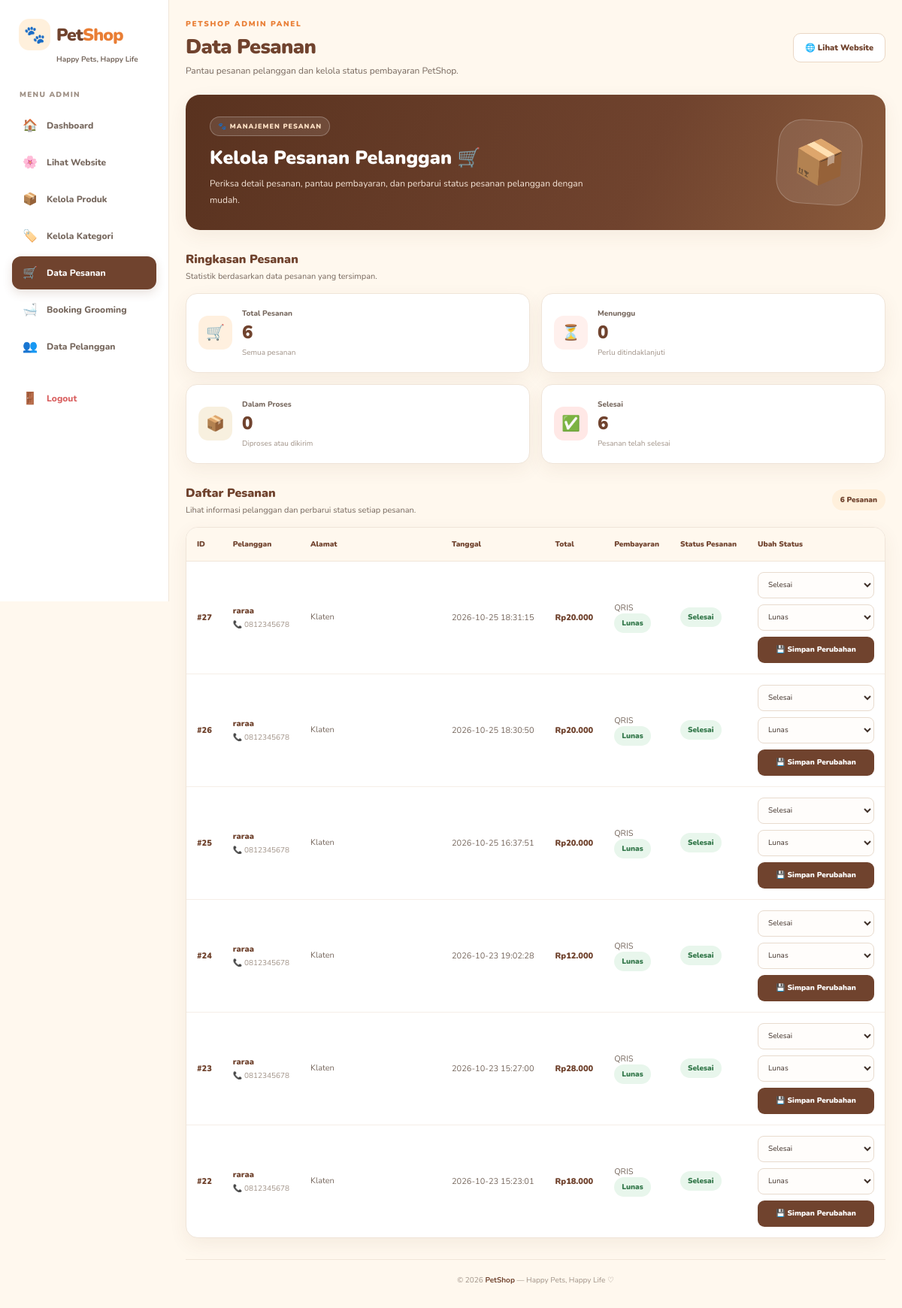
Screenshot of /admin/pesanan.php (signed in) with the database file from the repository.
### tables this page shows
CREATE TABLE `pesanan` (
  `id` int NOT NULL,
  `user_id` int NOT NULL,
  `nama_penerima` varchar(100) DEFAULT NULL,
  `tanggal` datetime DEFAULT CURRENT_TIMESTAMP,
  `total` decimal(12,2) NOT NULL,
  `alamat` text NOT NULL,
  `no_hp` varchar(20) NOT NULL,
  `metode_pembayaran` varchar(50) NOT NULL,
  `status` enum('Menunggu Pembayaran','Menunggu Verifikasi','Diproses','Dikirim','Selesai','Dibatalkan') DEFAULT 'Menunggu Pembayaran',
  `status_pembayaran` enum('Belum Bayar','Lunas') NOT NULL DEFAULT 'Belum Bayar'
);

### admin/pesanan.php (the view, shortened to what this page needs)
<?php
require_once __DIR__ . '/../config/koneksi.php';
function e($value)
{
    return htmlspecialchars((string)($value ?? ''), ENT_QUOTES, 'UTF-8');
}
function rupiah($angka)
{
    return 'Rp' . number_format((float)$angka, 0, ',', '.');
}
function statusClass($status)
{
    $status = strtolower(trim((string)$status));
    switch ($status) {
        case 'selesai':
        case 'lunas':
            return 'status-success';
    }
}
$daftarStatus = [
    'Menunggu',
    'Diproses',
    'Dikirim',
    'Selesai',
    'Dibatalkan'
];
$daftarPembayaran = [
    'Menunggu',
    'Belum Bayar',
    'Lunas'
];
$dataPesanan = [];
$queryPesanan = mysqli_query(
    $koneksi,
    "SELECT * FROM pesanan ORDER BY id DESC"
);
$errorQuery = false;
if ($queryPesanan) {
    while ($row = mysqli_fetch_assoc($queryPesanan)) {
        $dataPesanan[] = $row;
    }
} else {
    $errorQuery = true;
    error_log(
        'Gagal mengambil data pesanan: ' .
        mysqli_error($koneksi)
    );
}
$totalPesanan = count($dataPesanan);
$totalSelesai = 0;
$totalProses = 0;
$totalMenunggu = 0;
foreach ($dataPesanan as $row) {
    $status = strtolower(
        trim((string)($row['status'] ?? ''))
    );
    if ($status === 'selesai') {
        $totalSelesai++;
    }
}
$halamanAktif = basename($_SERVER['PHP_SELF']);
?>
<!DOCTYPE html>
<html lang="id">
<head>
</head>
<body>
<aside class="sidebar">
    <a href="dashboard.php" class="brand">
        <span class="brand-icon">🐾</span>
        <span class="brand-name">Pet<span>Shop</span></span>
        <small>Happy Pets, Happy Life</small>
    </a>
    <p class="menu-label">MENU ADMIN</p>
    <a href="dashboard.php"
       class="side-link <?= $halamanAktif === 'dashboard.php' ? 'active' : '' ?>">
        <span class="side-icon">🏠</span> Dashboard
    </a>
    <a href="../index.php" class="side-link">
        <span class="side-icon">🌸</span> Lihat Website
    </a>
    <a href="produk.php"
       class="side-link <?= $halamanAktif === 'produk.php' ? 'active' : '' ?>">
        <span class="side-icon">📦</span> Kelola Produk
    </a>
    <a href="kategori.php"
       class="side-link <?= $halamanAktif === 'kategori.php' ? 'active' : '' ?>">
        <span class="side-icon">🏷️</span> Kelola Kategori
    </a>
    <a href="pesanan.php"
       class="side-link <?= $halamanAktif === 'pesanan.php' ? 'active' : '' ?>">
        <span class="side-icon">🛒</span> Data Pesanan
    </a>
    <a href="booking_grooming.php"
       class="side-link <?= $halamanAktif === 'booking_grooming.php' ? 'active' : '' ?>">
        <span class="side-icon">🛁</span> Booking Grooming
    </a>
    <a href="pelanggan.php"
       class="side-link <?= $halamanAktif === 'pelanggan.php' ? 'active' : '' ?>">
        <span class="side-icon">👥</span> Data Pelanggan
    </a>
    <a href="../logout.php" class="side-link logout">
        <span class="side-icon">🚪</span> Logout
    </a>
</aside>
<main class="dashboard-main">
    <header class="topbar">
        <div>
            <p class="eyebrow">PETSHOP ADMIN PANEL</p>
            <h1>Data Pesanan</h1>
            <p class="header-subtitle">
                Pantau pesanan pelanggan dan kelola status pembayaran PetShop.
            </p>
        </div>
        <a href="../index.php" class="website-button">
            🌐 Lihat Website
        </a>
    </header>
    <section class="welcome-panel">
        <div class="welcome-content">
            <span class="welcome-tag">🐾 MANAJEMEN PESANAN</span>
            <h2>Kelola Pesanan Pelanggan 🛒</h2>
            <p>
                Periksa detail pesanan, pantau pembayaran, dan perbarui
                status pesanan pelanggan dengan mudah.
            </p>
        </div>
        <div class="welcome-art">📦</div>
    </section>
    <section class="section-block">
        <div class="section-heading">
            <div>
                <h2>Ringkasan Pesanan</h2>
                <p>Statistik berdasarkan data pesanan yang tersimpan.</p>
            </div>
        </div>
        <div class="stats-grid">
            <article class="stat-card">
                <div class="stat-icon icon-orange">🛒</div>
                <div>
                    <p>Total Pesanan</p>
                    <strong><?= number_format($totalPesanan, 0, ',', '.') ?></strong>
                    <small>Semua pesanan</small>
                </div>
            </article>
            <article class="stat-card">
                <div class="stat-icon icon-pink">⏳</div>
                <div>
                    <p>Menunggu</p>
                    <strong><?= number_format($totalMenunggu, 0, ',', '.') ?></strong>
                    <small>Perlu ditindaklanjuti</small>
                </div>
            </article>
            <article class="stat-card">
                <div class="stat-icon icon-cream">📦</div>
                <div>
                    <p>Dalam Proses</p>
                    <strong><?= number_format($totalProses, 0, ',', '.') ?></strong>
                    <small>Diproses atau dikirim</small>
                </div>
            </article>
            <article class="stat-card">
                <div class="stat-icon icon-red">✅</div>
                <div>
                    <p>Selesai</p>
                    <strong><?= number_format($totalSelesai, 0, ',', '.') ?></strong>
                    <small>Pesanan telah selesai</small>
                </div>
            </article>
        </div>
    </section>
    <section class="section-block">
        <div class="section-heading">
            <div>
                <h2>Daftar Pesanan</h2>
                <p>
                    Lihat informasi pelanggan dan perbarui status setiap pesanan.
                </p>
            </div>
            <span class="pesanan-count">
                <?= number_format($totalPesanan, 0, ',', '.') ?> Pesanan
            </span>
        </div>
        <div class="card" style="padding: 0; overflow: hidden;">
            <div class="table-responsive">
                <table>
                    <thead>
                        <tr>
                            <th>ID</th>
                            <th>Pelanggan</th>
                            <th>Alamat</th>
                            <th>Tanggal</th>
                            <th>Total</th>
                            <th>Pembayaran</th>
                            <th>Status Pesanan</th>
                            <th>Ubah Status</th>
                        </tr>
                    </thead>
                    <tbody>
                    <?php if (!$errorQuery && $totalPesanan > 0): ?>
                        <?php foreach ($dataPesanan as $row): ?>
                            <?php
                            $statusSaatIni = trim(
                                (string)($row['status'] ?? 'Menunggu')
                            );
                            $pembayaranSaatIni = trim(
                                (string)($row['status_pembayaran'] ?? 'Menunggu')
                            );
                            $opsiStatus = $daftarStatus;
                            $opsiPembayaran = $daftarPembayaran;
                            ?>
                            <tr>
                                <td>
                                    <span class="order-number">
                                        #<?= e($row['id'] ?? '-') ?>
                                    </span>
                                </td>
                                <td>
                                    <strong class="customer-name">
                                        <?= e($row['nama_penerima'] ?? '-') ?>
                                    </strong>
                                    <span class="customer-phone">
                                        📞 <?= e($row['no_hp'] ?? '-') ?>
                                    </span>
                                </td>
                                <td class="address-cell">
                                    <?= e($row['alamat'] ?? '-') ?>
                                </td>
                                <td>
                                    <?= e($row['tanggal'] ?? '-') ?>
                                </td>
                                <td>
                                    <span class="order-total">
                                        <?= rupiah($row['total'] ?? 0) ?>
                                    </span>
                                </td>
                                <td>
                                    <div>
                                        <?= e($row['metode_pembayaran'] ?? '-') ?>
                                    </div>
                                    <span class="status-badge <?= statusClass($pembayaranSaatIni) ?>">
                                        <?= e($pembayaranSaatIni) ?>
                                    </span>
                                </td>
                                <td>
                                    <span class="status-badge <?= statusClass($statusSaatIni) ?>">
                                        <?= e($statusSaatIni) ?>
                                    </span>
                                </td>
                                <td>
                                    <form
                                        action="pesanan.php"
                                        method="POST"
                                        class="status-form"
                                    >
                                        <select
                                            name="status"
                                            aria-label="Status pesanan"
                                            required
                                        >
                                            <?php foreach ($opsiStatus as $opsi): ?>
                                                <option
                                                    value="<?= e($opsi) ?>"
                                                    <?= $statusSaatIni === $opsi ? 'selected' : '' ?>
                                                >
                                                    <?= e($opsi) ?>
                                                </option>
                                            <?php endforeach; ?>
                                        </select>
                                        <select
                                            name="status_pembayaran"
                                            aria-label="Status pembayaran"
                                            required
                                        >
                                            <?php foreach ($opsiPembayaran as $opsi): ?>
                                                <option
                                                    value="<?= e($opsi) ?>"
                                                    <?= $pembayaranSaatIni === $opsi ? 'selected' : '' ?>
                                                >
                                                    <?= e($opsi) ?>
                                                </option>
                                            <?php endforeach; ?>
                                        </select>
                                        <button
                                            type="submit"
                                            name="update_status"
                                            value="1"
                                            class="btn btn-primary"
                                        >
                                            💾 Simpan Perubahan
                                        </button>
                                    </form>
                                </td>
                            </tr>
                        <?php endforeach; ?>
                    <?php endif; ?>
                    </tbody>
                </table>
            </div>
        </div>
    </section>
    <footer class="dashboard-footer">
        © <?= date('Y') ?> <strong>PetShop</strong>
        — Happy Pets, Happy Life ♡
    </footer>
</main>
</body>
</html>

### rows the page displays
pesanan: id "27", nama_penerima "raraa", no_hp "0812345678", alamat "Klaten", tanggal "2026-10-25 18:31:15", total "Rp20.000", metode_pembayaran "QRIS", status_pembayaran "Lunas", status "Selesai"
pesanan: id "26", nama_penerima "raraa", no_hp "0812345678", alamat "Klaten", tanggal "2026-10-25 18:30:50", total "Rp20.000", metode_pembayaran "QRIS", status_pembayaran "Lunas", status "Selesai"
pesanan: id "25", nama_penerima "raraa", no_hp "0812345678", alamat "Klaten", tanggal "2026-10-25 16:37:51", total "Rp20.000", metode_pembayaran "QRIS", status_pembayaran "Lunas", status "Selesai"
pesanan: id "24", nama_penerima "raraa", no_hp "0812345678", alamat "Klaten", tanggal "2026-10-23 19:02:28", total "Rp12.000", metode_pembayaran "QRIS", status_pembayaran "Lunas", status "Selesai"
pesanan: id "23", nama_penerima "raraa", no_hp "0812345678", alamat "Klaten", tanggal "2026-10-23 15:27:00", total "Rp28.000", metode_pembayaran "QRIS", status_pembayaran "Lunas", status "Selesai"
pesanan: id "22", nama_penerima "raraa", no_hp "0812345678", alamat "Klaten", tanggal "2026-10-23 15:23:01", total "Rp18.000", metode_pembayaran "QRIS", status_pembayaran "Lunas", status "Selesai"

### other values shown
$totalPesanan "6"
$totalMenunggu "0"
$totalProses "0"
$totalSelesai "6"
form field status "Selesai"
form field status_pembayaran "Lunas"
